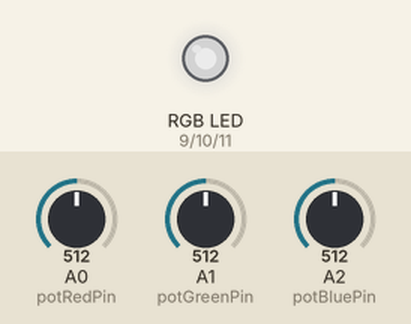
The sketch below on a simulated Arduino Uno, built with avr-gcc and run on an emulated ATmega328P. Shown: an RGB LED mixed from three pins (HIGH = lit). Inputs (shaded band) come from the test bench; at power-on: A0 (potRedPin) = 512, A1 (potGreenPin) = 512, A2 (potBluePin) = 512. Dim RGB values are drawn brighter than linear.

Above: at 1.2 s.
1.3 s: A0 (potRedPin) set to 716
At 2.4 s:
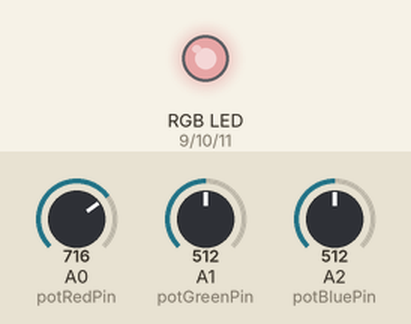
2.8 s: A1 (potGreenPin) set to 716
At 3.5 s:
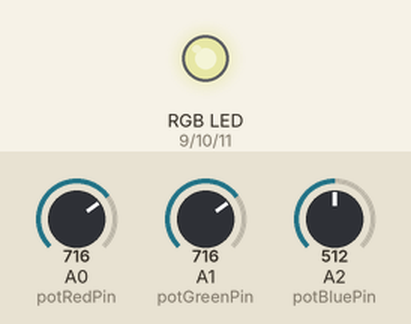
4.3 s: A2 (potBluePin) set to 716
At 4.6 s:
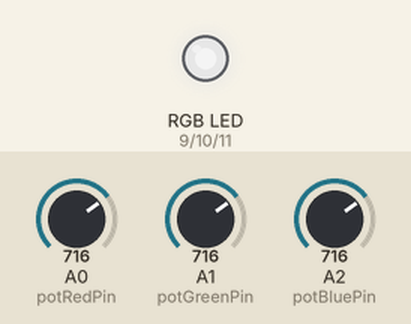
5.8 s: A0 (potRedPin) set to 900
At 7.0 s:
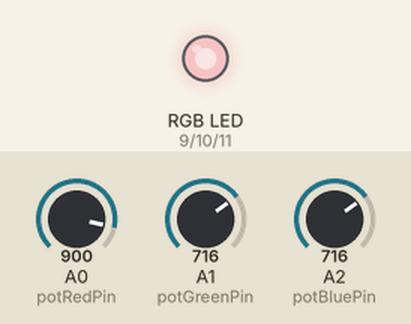
7.3 s: A1 (potGreenPin) set to 900
At 8.1 s:
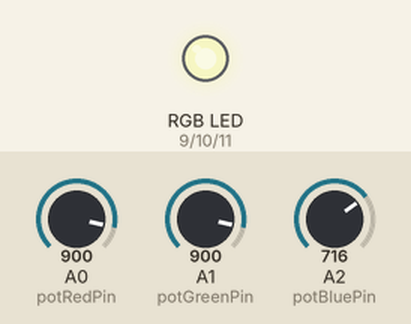
8.8 s: A2 (potBluePin) set to 900
At 9.3 s:
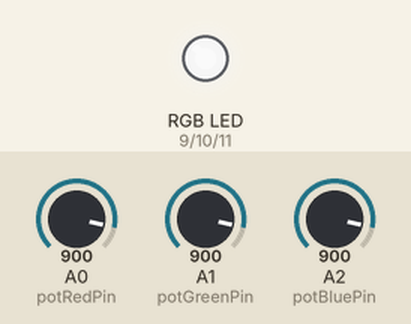
Timing chart, 0 to 11.3 s (numbered marks = the images above; inputs shaded):
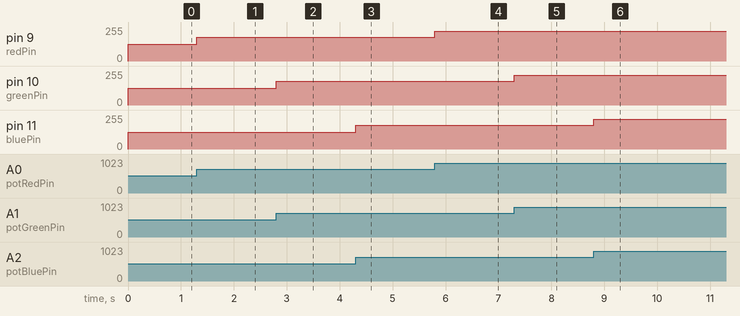

The sketch:

H1_code.ino
```cpp
const int redPin = 9;
const int greenPin = 10;
const int bluePin = 11;

const int potRedPin = A0;
const int potGreenPin = A1;
const int potBluePin = A2;

int potRedValue;
int potGreenValue;
int potBlueValue;

const int maxAnalogValue = 255;
const int maxPotValue = 1023;

void setup()
{
  pinMode(redPin, OUTPUT);
  pinMode(greenPin, OUTPUT);
  pinMode(bluePin, OUTPUT);
}

void loop()
{
  potRedValue = analogRead(potRedPin);
  potGreenValue = analogRead(potGreenPin);
  potBlueValue = analogRead(potBluePin);

  analogWrite(redPin, map(potRedValue, 0, maxPotValue, 0, maxAnalogValue));
  analogWrite(greenPin, map(potGreenValue, 0, maxPotValue, 0, maxAnalogValue));
  analogWrite(bluePin, map(potBlueValue, 0, maxPotValue, 0, maxAnalogValue));
}
```

Measured:
- after the input at 1.3 s, pin 9 (redPin): 127/255 → 178/255 at once
- after the input at 2.8 s, pin 10 (greenPin): 127/255 → 178/255 at once
- after the input at 4.3 s, pin 11 (bluePin): 127/255 → 178/255 at once
- after the input at 5.8 s, pin 9 (redPin): 178/255 → 224/255 at once
- after the input at 7.3 s, pin 10 (greenPin): 178/255 → 224/255 at once
- after the input at 8.8 s, pin 11 (bluePin): 178/255 → 224/255 at once
